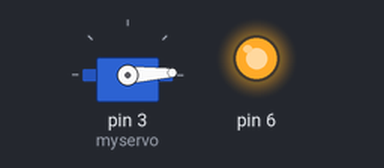
Bench run of a sketch on a simulated Arduino Uno, built with avr-gcc and run on an emulated ATmega328P. Parts: servo, output pins drawn as LEDs (lit = HIGH).

Above: at 0.05 s.
At 0.9 s:
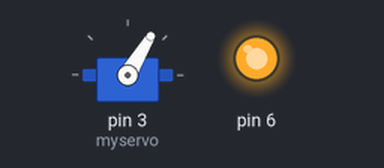
At 1.75 s:
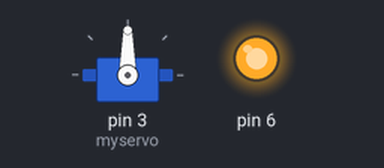
At 3.5 s:
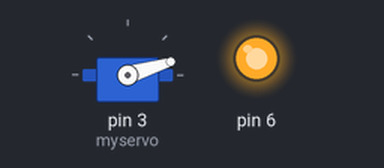
Timing chart, 0 to 7.5 s (numbered marks = the images above):
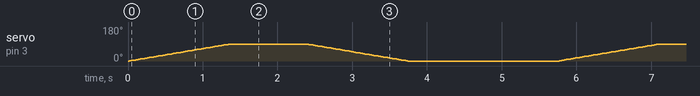

The sketch:

ps2-receptor.ino
```cpp
// #include <SPI.h>
// #include <nRF24L01.h>
// #include <RF24.h>

// // ----------------------------------------------------------------------------
// // Types
// // ----------------------------------------------------------------------------
// struct JOY {
//   byte lx;
//   byte ly;
//   byte rx;
//   byte ry;
//   byte buttons1 = 0b00000000;
//   byte buttons2 = 0b00000000;
// };

// // ----------------------------------------------------------------------------
// // Global variables
// // ----------------------------------------------------------------------------
// #define NF_CE_PIN 9
// #define NF_CNS_PIN 10
// #define NF_SCK_PIN 13
// #define NF_MOSI_PIN 11
// #define NF_MISO_PIN 12

// RF24 radio(NF_CE_PIN, NF_CNS_PIN);
// JOY joystick;

// void setup() {
//   Serial.begin(57600);
//   radio.begin();
//   radio.setPALevel(RF24_PA_MIN);
//   radio.setDataRate(RF24_250KBPS);
//   radio.openReadingPipe(1, 0xF0F0F0F0E1LL);
//   radio.startListening();

//   if (radio.available()) {
//     Serial.println(F("Radio available"));
//   } else {
//     Serial.println(F("Radio NOT available"));
//   }
// }

// void loop() {
//   if (!radio.available()) return;

//   radio.read(&joystick, sizeof(JOY));
//   Serial.print("lx: ");
//   Serial.print(joystick.lx);
//   Serial.print(" ly: ");
//   Serial.print(joystick.ly);
//   Serial.print(" rx: ");
//   Serial.print(joystick.rx);
//   Serial.print(" ry: ");
//   Serial.print(joystick.ry);
//   Serial.print(" buttons1: ");
//   Serial.print(joystick.buttons1, BIN);
//   Serial.print(" buttons2: ");
//   Serial.println(joystick.buttons2, BIN);
//   delay(50);
// }


#include <Servo.h>

Servo myservo;  // create servo object to control a servo
// twelve servo objects can be created on most boards

int pos = 0;    // variable to store the servo position
// int min = 45;
// int max = 180 - min;
int min = 0;
int max = 90 - min;

void setup() {
  pinMode(6, OUTPUT);
  digitalWrite(6, HIGH);
  // myservo.attach(3);  // attaches the servo on pin 9 to the servo object
}

void loop() {
  myservo.write(min);
  myservo.attach(3);

  for (pos = min; pos <= max; pos += 1) { // goes from 0 degrees to 180 degrees
    // in steps of 1 degree
    myservo.write(pos);              // tell servo to go to position in variable 'pos'
    delay(15);                       // waits 5ms for the servo to reach the position
  }
  delay(1000);

  for (pos = max; pos >= min; pos -= 1) { // goes from 180 degrees to 0 degrees
    myservo.write(pos);              // tell servo to go to position in variable 'pos'
    delay(15);                       // waits 5ms for the servo to reach the position
  }
  delay(2000);
}
```
